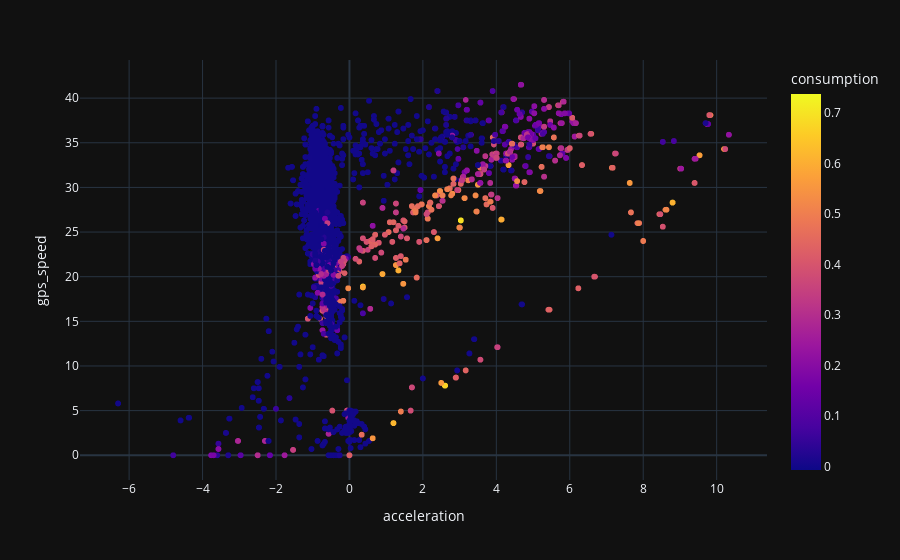

Notebook cell for this chart:
### Code cell
# Makes a Caculates fuel consuption and acelleraton, then makes a graph.
df['acceleration'] = 0.
df['consumption'] = 0.

window_len = 30

for ind in range(window_len, len(df)):
    ind_prev = ind-window_len
    df.loc[ind, 'acceleration'] = (df.loc[ind, 'gps_speed'] - df.loc[ind_prev, 'gps_speed'])/(df.loc[ind, 'obc_timestamp'] - df.loc[ind_prev, 'obc_timestamp'])
    df.loc[ind, 'consumption'] = (df.loc[ind, 'lfm_integratedcorrflow'] - df.loc[ind_prev, 'lfm_integratedcorrflow'])/(df.loc[ind, 'obc_timestamp'] - df.loc[ind_prev, 'obc_timestamp'])

df.plot.scatter(x='acceleration', y='gps_speed', color='consumption')

### Figure 1 — Plotly figure (JSON) as saved in the notebook; plotly's stock layout.template omitted (floating-point values rounded to 4 significant figures; data arrays with more than 128 entries replaced by an {"elided": "..."} marker saying what was removed)
{"data": [{"hovertemplate": "acceleration=%{x}<br>gps_speed=%{y}<br>consumption=%{marker.color}<extra></extra>", "legendgroup": "", "marker": {"color": {"elided": "22358 float values"}, "coloraxis": "coloraxis", "symbol": "circle"}, "mode": "markers", "name": "", "showlegend": false, "type": "scattergl", "x": {"elided": "22358 float values"}, "xaxis": "x", "y": {"elided": "22358 float values"}, "yaxis": "y"}], "layout": {"coloraxis": {"colorbar": {"title": {"text": "consumption"}}, "colorscale": [[0, "#0d0887"], [0.1111, "#46039f"], [0.2222, "#7201a8"], [0.3333, "#9c179e"], [0.4444, "#bd3786"], [0.5556, "#d8576b"], [0.6667, "#ed7953"], [0.7778, "#fb9f3a"], [0.8889, "#fdca26"], [1, "#f0f921"]]}, "legend": {"tracegroupgap": 0}, "margin": {"t": 60}, "xaxis": {"anchor": "y", "domain": [0, 1], "title": {"text": "acceleration"}}, "yaxis": {"anchor": "x", "domain": [0, 1], "title": {"text": "gps_speed"}}}}
